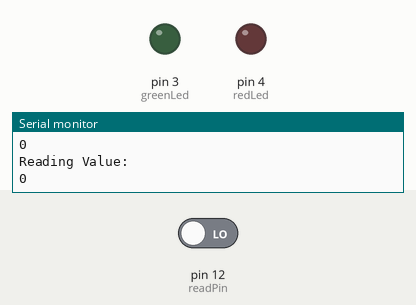
This sketch was run on a simulated Arduino Uno, built with avr-gcc and run on an emulated ATmega328P. On the bench: output pins drawn as LEDs (lit = HIGH), the last lines printed to the serial monitor. Inputs (shaded band) come from the test bench; at power-on: pin 12 (readPin) LOW.

Above: at 1.2 s.
1.3 s: pin 12 (readPin) driven HIGH
At 1.9 s:
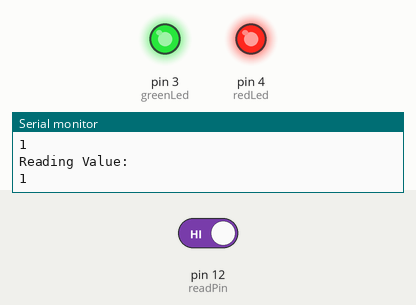
Timing chart, 0 to 4.3 s (numbered marks = the images above; inputs shaded):
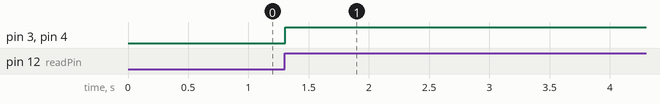

The sketch:

PushButtonToggleSwitch.ino
```cpp
int readPin = 12;
int delayTime = 100;
int redLed = 4;
int greenLed = 3;
int ledState = 0;
int buttonNew;
int buttonOld = 1;

void setup()
{
  pinMode(readPin, INPUT);
  pinMode(redLed, OUTPUT);
  pinMode(greenLed, OUTPUT);
  Serial.begin(9600);
}

void loop()
{

  buttonNew = digitalRead(readPin);
  Serial.println("Reading Value: ");
  Serial.println(buttonNew);
  if (buttonOld == 0 && buttonNew == 1){
    if (ledState == 0){
      digitalWrite(redLed, HIGH);
      digitalWrite(greenLed, HIGH);
      ledState = 1;
    }
    else {
      digitalWrite(redLed, LOW);
      digitalWrite(greenLed, LOW);
      ledState = 0;
    }
  }
  buttonOld = buttonNew;
  delay(delayTime);

}
```

Measured:
- after the input at 1.3 s, pin 3 (greenLed), pin 4 (redLed): LOW → HIGH at once
